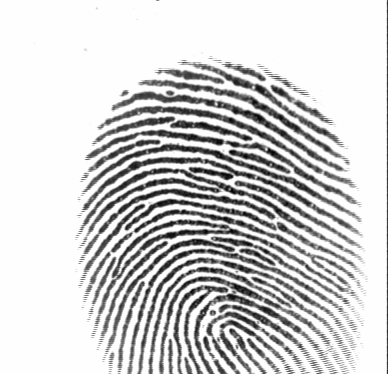
%> input picture FVC2002/sample/A.tif, 388 x 374 px
$ octave --eval "result = ext_finger(imread('FVC2002/sample/A.tif'));"   (GNU Octave 9; MATLAB toolbox functions it lacks are replaced by stand-ins)
%> lines starting %> are read from the running program, lines starting %| are printed output that depends on the picture; in (x1, y1, x2, y2) boxes, pixels count from 0 and x2, y2 are one past the last pixel; in counts of white or black regions, pixels touching at a corner belong together; the program's own positions count from 1
### f_enhance.m
% Enhance fingerprint image
%
% Argument:   img - FingerPrint Image
%
% Returns:    binim   - binary image
%             mask    - binary mask
%             cimg1,2 - coherence image
%             oimg1,2 - The orientation image in radians.


function [ binim, mask, cimg1, cimg2, oimg1, oimg2 ] = f_enhance( img )
    enhimg =  fft_enhance_cubs(img,6);             % Enhance with Blocks 6x6
    enhimg =  fft_enhance_cubs(enhimg,12);         % Enhance with Blocks 12x12
    [enhimg,cimg2] =  fft_enhance_cubs(enhimg,24); % Enhance with Blocks 24x24
    blksze = 5;   thresh = 0.085;                  % FVC2002 DB1
    figure,imshow(enhimg),title('FFT enhanced image')
    normim = ridgesegment(enhimg, blksze, thresh);
    oimg1 = ridgeorient(normim, 1, 3, 3);          % FVC2002 DB1
    figure,imshow(normim),title('Normalized image')
    [enhimg,cimg1] =  fft_enhance_cubs(img, -1);
    [normim, mask] = ridgesegment(enhimg, blksze, thresh);
    oimg2 = ridgeorient(normim, 1, 3, 3);
    [freq, medfreq] = ridgefreq(normim, mask, oimg2, 32, 5, 5, 15);
    binim = ridgefilter(normim, oimg2, medfreq.*mask, 0.5, 0.5, 1) > 0;
end

### ext_finger.m
% Extracting feature from a fingerprint
%
% Usage:  [ ret ] = ext_finger( img, display_flag );
%
% arguments: img (FingerPrint Image), display_flag
%
% returns:    ret - Minutiae

function [ ret ] = ext_finger( img, display_flag )
    if nargin==1; display_flag=0; end
    block_size_c = 24; YA=0; YB=0; XA=0; XB=0;

% Enhancement

    if display_flag==1; fprintf(' >>> enhancement '); end
    yt=1; xl=1; yb=size(img,2); xr=size(img,1);
%> after `yb=size(img,2)`: yb = 388
%> after `xr=size(img,1)`: xr = 374
    for x=1:55
        if numel(find(img(x,:)<200)) < 8
           img(1:x,:) = 255;
           yt=x;
        end
    end
%> after the loop, yt = 55
    for x=225:size(img,1)
        if numel(find(img(x,:)<200)) < 3
           img(x-17:size(img,1),:) = 255;
           yb=x;
           break
        end
    end
    for y=200:size(img,2)
        if numel(find(img(:,y)<200)) < 1
           img(:,y:size(img,2)) = 255;
           xr=y;
           break
        end
    end
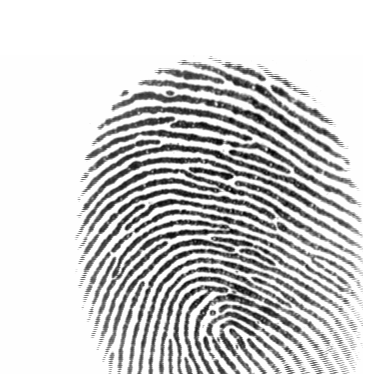
%> img: size 374x388 uint8; min 1, max 255, mean 209.2
%> after the loop, xr = 364
    for y=1:75
        if numel(find(img(:,y)<200)) < 1
           img(:,1:y) = 255;
           xl=y;
        end
    end
%> img: size 374x388 uint8; 16.49% of pixels changed, all inside (x1, y1, x2, y2) = (0, 55, 75, 374)
%> after the loop, xl = 75
%> the run ends on the next line
   figure;
   imshow(img), title('Original Image')
    [ binim, mask, cimg, cimg2, orient_img, orient_img_m ] = f_enhance(img); %redirects to f_enhance function
   figure;
   imshow(binim), title('Binary Image')

% Making Mask

    if display_flag==1; fprintf('done... \n >>> making mask '); end
    mask_t=mask;
    for y=19:size(mask,1)-block_size_c*2
        for x=block_size_c:size(mask,2)-block_size_c*2
          n_mask = 0;
          for yy=-1:1
              for xx=-1:1
                  y_t = y + yy *block_size_c;
                  x_t = x + xx *block_size_c;
                  if y_t > 0 && x_t > 0 && (y_t ~= y || x_t ~= x) && mask(y_t,x_t) == 0
                     n_mask = n_mask + 1;
                  end
              end
          end
          if n_mask == 0
             continue
          end
          if mask(y,x) == 0 || y > size(mask,1) - 20  ||  y < yt || y > yb || x < xl || x > xr
               cimg2(ceil(y/(block_size_c)), ceil(x/(block_size_c))) = 255;
               mask_t(y,x) = 0;
               continue;
          end
          for i = y:y+1
            for j = x-9:x+9
              if i > 0 && j > 0 && i < size(mask,1) && j < size(mask,2) && mask(i,j) > 0
              else
                 cimg2(ceil(y/(block_size_c)), ceil(x/(block_size_c))) = 255;
                 mask_t(y,x)=0;
                 break
              end
            end
          end
        end
    end
    mask=mask_t;
    inv_binim = (binim == 0);
    thinned =  bwmorph(inv_binim, 'thin',Inf);
    figure,imshow(thinned),title('thinned image')
    mask_t=mask;
    if numel(find(mask(125:150,150:250)>0)) > 0 && numel(find(mask(250:275,150:250)>0)) > 0
      mask(150:250,150:250)=1;
    end
    method=-1; core_y = 0; core_x = 0; core_val=0; lc=0;
    o_img=sin(orient_img); o_img(mask == 0) = 1;

    lower_t=0.1;
    [v,y]=min(cimg);
    [dt1,x]=min(v);
    delta1_y=y(x)*block_size_c/2; delta1_x=x*block_size_c/2;

    v(x)=255; v(x+1)=255;
    [dt2,x]=min(v);
    delta2_y=y(x)*block_size_c/2; delta2_x=x*block_size_c/2;

    v(x)=255; v(x+1)=255;
    [dt3,x]=min(v);
    delta3_y=y(x)*block_size_c/2; delta3_x=x*block_size_c/2;

    db=60;
    if dt1 < 1 && delta1_y+db < core_y && delta1_y > 15 || dt2 < 1 && delta2_y+db < core_y && delta2_y > 15 || dt3 < 1 && delta3_y+db < core_y && delta3_y > 15
        core_val=255;
    end
    for y=10:size(o_img,1)-10
        for x=10:size(o_img,2)-10
            s1=0; t=10; %few of bad cores here
            if y < 50 && x > 250
               t=11;
            end
            if y > 38
               yt=20;
            else
               yt=5;
            end
            if lc > 0.41 && (core_y + 60 < y)
               break;
            end
            if mask(y,x)==0 || mask(max(y-t,1),x)==0 || mask(y,min(x+t, size(o_img,2)))==0 || mask(y,max(x-t,1))==0 || mask(max(y-t,1),min(x+t,size(o_img,2)))==0 || mask(max(y-t,1),max(x-t,1))==0 || o_img(y,x) < lc || o_img(y,x) < 0.1
               continue
            end
            if dt1 < 1 && delta1_y+db < y && delta1_y > 15 || dt2 < 1 && delta2_y+db < y &&    delta2_y > 15 || dt3 < 1 && delta3_y+db < y && delta3_y > 15
               continue
            end
            test_m=min(o_img(1:y-yt,max((x-10),1):min(x+10,size(o_img,2)) ));
            if numel(test_m)>0 && min(test_m) >= 0.17
               continue
            end
            for a=y:y+2
                for b=x:x+1
                    s1=s1+o_img(a,b);
                end
            end
            s1=s1/6; s2=[]; i=1;
            for a=y-3:y-1
                for b=x:x+1
                    s2(i)=o_img(a,b);
                    i=i+1;
                end
            end
            if min(s2) < lower_t
               s2=sum(s2)/6;
            else
               s2=s1;
            end
            s3=[]; i=1;
            for a=y:y+2
                for b=x+2:x+3
                    s3(i)=o_img(a,b);
                    i=i+1;
                end
            end
            if min(s3) < lower_t
               s3=sum(s3)/6;
            else
               s3=s1;
            end
            s4=[]; i=1;
            for a=y:y+2
                for b=x-2:x-1
                    s4(i)=o_img(a,b);
                    i=i+1;
                end
            end
            if min(s4) < lower_t
               s4=sum(s4)/6;
            else
               s4=s1;
            end
            s5=[];
            i=1;
            for a=y-3:y-1
                for b=x-2:x-1
                    s5(i)=o_img(a,b);
                    i=i+1;
                end
            end
            if min(s5) < lower_t
               s5=sum(s5)/6;
            else
              s5=s1;
            end
            s6=[]; i=1;
            for a=y-3:y-1
                for b=x+2:x+3
                    s6(i)=o_img(a,b);
                    i=i+1;
                end
            end
            if min(s6) < lower_t
              s6=sum(s6)/6;
            else
              s6=s1;
            end
            if s1-s2 > core_val
               core_val=s1-s2;
               core_x=x;
               core_y=y;
               lc=o_img(y,x);
               method=1;
            end
            if s1-s3 > core_val
               core_val=s1-s3;
               core_x=x;
               core_y=y;
               lc=o_img(y,x);
               method=2;
            end
            if x < 300 && s1-s4 > core_val
               core_val=s1-s4;
               core_x=x;
               core_y=y;
               lc=o_img(y,x);
               method=3;
            end
            if x < 300 && s1-s5 > core_val
               core_val=s1-s5;
               core_x=x;
               core_y=y;
               lc=o_img(y,x);
               method=4;
            end
            if s1-s6 > core_val
               core_val=s1-s6;
               core_x=x;
               core_y=y;
               lc=o_img(y,x);
               method=5;
            end
        end
    end
    if core_y > 37
       yt=20;
    else
       yt=5;
    end
    test_smooth = 100;
    if core_y > 0
       test_smooth= sum(sum(o_img(core_y-yt-5:core_y-yt+5,core_x-5:core_x+5)));
    end
    if lc > 0.41 && (test_smooth < 109.5 && method~=2 || test_smooth < 100) %&& min(min(o_img(1:core_y-yt,core_x-10:core_x+10))) < 0.17
       start_t=0;
       core_val=1/(core_val+1);
    else
       core_x=0;
       core_y=0;
       core_val = 255;
    end
    mask=mask_t; path_len = 45;
figure,imshow(mask),title('MASK image')
% Finding Minutiae

    if display_flag==1; fprintf('done... \n >>> finding minutiae '); end
    minu_count = 1;
    minutiae(minu_count, :) = [0,0,0,0,0,1];
    min_path_index = [];
    % loop through image and find minutiae, ignore certain pixels for border
    for y=20:size(img,1)-14
        for x=21:size(img,2)-21
            if (thinned(y, x) == 1) % only continue if pixel is white
                % calculate CN from Raymond Thai
                CN = 0; sx=0; sy=0;
                for i = 1:8
                  t1 = p(thinned, x, y, i);
                  t2 = p(thinned, x, y, i+1);
                  CN = CN + abs (t1-t2);
                end
                CN = CN / 2;
                if ((CN == 1) || (CN == 3)) %&& mask(y,x) > 0
                   skip=0;
                   for i = y-5:y+5
                        for j = x-5:x+5
                          if i>0 && j>0 && mask(i,j) == 0
                             skip=1;
                          end
                        end
                   end
                   if skip == 1
                      continue;
                   end
                   t_a=[];
                   c = 0;
                   for e=y-1:y+1
                       for f=x-1:x+1
                           c = c + 1;
                           t_a(c) = orient_img_m(e,f);
                       end
                   end
                   m_o = median(t_a); m_f = 0;
                   if CN == 3
                      [CN, prog, sx, sy,ang]=test_bifurcation(thinned, x,y, m_o, core_x, core_y);
                      if prog < 3
                         continue
                      end
                      if ang < pi
                         m_o = mod(m_o+pi,2*pi);
                      end
                   else
                      progress=0;
                      xx=x; yy=y; pao=-1; pos=0;
                      while progress < 15 && xx > 1 && yy > 1 && yy<size(img,1) && xx<size(img,2) && pos > -1
                            pos=-1;
                            for g = 1:8
                                [ta, xa, ya] = p(thinned, xx, yy, g);
                                [tb, xb, yb] = p(thinned, xx, yy, g+1);
                                if (ta > tb)  && pos==-1 && g ~= pao
                                   pos=ta;
                                   if g < 5
                                      pao = 4 + g;
                                   else
                                      pao = mod(4 + g, 9) + 1;
                                   end
                                   xx=xa; yy=ya;
                                end
                            end
                            progress=progress+1;
                      end
                      if progress < 10
                         continue
                      end
                      if mod(atan2(y-yy,xx-x), 2*pi) > pi
                         m_o=m_o+pi;
                      end
                   end
                   minutiae(minu_count, :) = [ x, y, CN, m_o, m_f, 1];
                   min_path_index(minu_count, :) = [sx sy];
                   minu_count = minu_count + 1;
                end
            end % if pixel white
        end % for y
    end % for x

% Filtering False Minutiae

    if display_flag==1; fprintf('done...\n >>> filtering false minutiae '); end
    minu_count = minu_count -1;
    t_minutiae = [];
    t_minu_count = 1;
    t_mpi = [];
    for i=1:minu_count
        X = minutiae(i,1); Y = minutiae(i,2);
        rc=0;
        for y=max(Y-2,1):min(Y+2, size(binim,1))
            if rc > 0
               break
            end
            for x=max(X-2,1):min(X+2, size(binim,2))
                if mask(y,x) == 0
                   rc = rc + 1;
                   break
                end
            end
        end
        if rc > 0
             continue;
        else
            t_minutiae(t_minu_count, :) = minutiae(i, :);
            t_mpi(t_minu_count, :) = min_path_index(i, :);
            t_minu_count = t_minu_count + 1;
        end
    end
    minutiae = t_minutiae;
    min_path_index = t_mpi;
    minu_count = size(minutiae,1);
    t_minu_count = 1; t_minutiae = [];
    dist_m = dist2(minutiae(:,1:2), minutiae(:,1:2));
    dist_test=49;
    for i=1:minu_count
      reject_flag = 0;
      P_x = minutiae(i,1); P_y = minutiae(i,2);
      for j = i + 1 : minu_count
        if dist_m(i,j) <= dist_test
           reject_flag = 1;
        end
      end
      if reject_flag == 0 && mask(P_y, P_x) > 0
         reverse_p = 0;
         if min_path_index(i,1) == 0
           x = P_x;
           y = P_y;
         else
           x =  min_path_index(i,1);
           y =  min_path_index(i,2);
         end
         p1x=P_x; p1y=P_y;
         x1=x; y1=y;
         iter = 0;
         for m=1:path_len
               iter = iter + 1;
               cn = 0;
               for ii = 1:8
                   t1 = p(thinned, x1, y1, ii);
                   t2 = p(thinned, x1, y1, ii+1);
                   cn = cn + abs (t1-t2);
               end
               cn = cn / 2;
               if cn ~= 3 && cn ~= 4 || m == 1
                  for n=1:8
                      if reverse_p == 0 || iter > 1
                         [ta, xa, ya] = p(thinned, x1, y1, n);
                      else
                         [ta, xa, ya] = p(thinned, x1, y1, 9-n);
                      end
                      if ta == 1 && (xa ~= p1x || ya ~= p1y) && (xa ~= x || ya ~= y)
                         p1x = x1; p1y = y1;
                         x1 = xa; y1 = ya;
                         break;
                      end
                  end
               end
         end
         t_minutiae(t_minu_count, :) = minutiae(i, :);
         t_minu_count = t_minu_count + 1;
      end
    end
    minutiae = t_minutiae;
    minu_count = t_minu_count-1;
    tmpvec1 = size(img,1).*ones(minu_count,1);
    tmpvec2 = ones(minu_count,1);
    minutiae_for_sc = [minutiae(:,1)/size(img,2) (tmpvec1 - minutiae(:,2) + tmpvec2)/size(img,1)];
    dist_m = sqrt(dist2(minutiae_for_sc(:,1:2), minutiae_for_sc(:,1:2)));
    for i=1:minu_count
      [d,ind] = sort(dist_m(i,:));
      for j = 1 : minu_count
        if  dist_m(i,ind(j)) == 0
           continue
        end
        theta_t = mod(atan2(minutiae(i,2) - minutiae(ind(j),2), minutiae(i,1) - minutiae(ind(j),1)), 2*pi);
        ridge_count = 0;
        p_y = minutiae(i,2);  p_x = minutiae(i,1);
        t_x = 0; t_y = 0;
        current=1; radius = 1;
        while p_y ~= minutiae(ind(j),2)
            if thinned(p_y, p_x) > 0  && current == 0 && (t_x ~= p_x || t_y ~= p_y)
               current = 1;
               ridge_count = ridge_count + 1;
            else
                 if thinned(p_y, p_x) == 0
                    current = 0;
                 end
            end
            t_x = p_x; t_y = p_y;
            p_x = round(minutiae(i,1) - radius*cos(theta_t));
            p_y = round(minutiae(i,2) - radius*sin(theta_t));
            radius = radius + 1;
        end
      end
    end
    if core_val < 1
      minutiae(minu_count+1, :) = [core_x, core_y, 5, start_t, 0,1];
      minu_count = minu_count + 1;
    end
    if dt1 < 1
       minutiae(minu_count+1, :) = [delta1_x, delta1_y, 7, 0, 1,1];
       minu_count = minu_count + 1;
    end
    if dt2 < 1
       minutiae(minu_count+1, :) = [delta2_x, delta2_y, 7, 0, 1,1];
       minu_count = minu_count + 1;
    end
    if dt3 < 1
       minutiae(minu_count+1, :) = [delta3_x, delta3_y, 7, 0, 1,1];
       minu_count = minu_count + 1;
    end

% Return Minutiae

    if display_flag == 1
        fprintf('done...\n');
        minutiae_img = uint8(zeros(size(img, 1),size(img, 2), 3));
        for i=1:minu_count
        x1 = minutiae(i, 1); y1 = minutiae(i, 2);
        if minutiae(i, 3) == 1                      %Termination
           if minutiae(i, 4) > pi
            for k = y1-2: y1 + 2
              for l = x1-2: x1 + 2
                minutiae_img(k, l,:) = [255, 0, 0];
              end
            end
           else
            for k = y1-2: y1 + 2
              for l = x1-2: x1 + 2
                minutiae_img(k, l,:) = [205, 100, 100];
              end
            end
           end
        elseif minutiae(i, 3) == 2            %Normal ridges
            for k = y1-2: y1 + 2
              for l = x1-2: x1 + 2
                minutiae_img(k, l,:) = [255, 0, 255];
              end
            end
        elseif minutiae(i, 3) == 3                  %Bifurcation
          if minutiae(i, 4) > pi
            for k = y1-2: y1 + 2
              for l = x1-2: x1 + 2
                minutiae_img(k, l,:) = [0, 0, 255];
              end
            end
          else
            for k = y1-2: y1 + 2
              for l = x1-2: x1 + 2
                minutiae_img(k, l,:) = [255, 0, 255];
              end
            end
          end
        elseif minutiae(i, 3) == 5
            for k = y1-4: y1 + 4
              for l = x1-4: x1 + 4
                minutiae_img(k, l,:) = [0, 255, 0];
              end
            end
        elseif minutiae(i, 3) > 5
            for k = y1-2: y1 + 2
              for l = x1-2: x1 + 2
                  minutiae_img(k, l,:) = [128, 128, 0]; % gold for delta
              end
            end
        end
        end
        combined = uint8(minutiae_img);
        for x=1:size(binim,2)
        for y=1:size(binim,1)
            if mask(y,x) == 0
                combined(y,x,:) = [0,0,0];
                continue
            end
            if (thinned(y,x)) % binim(y,x))
                combined(y,x,:) = [255,255,255];
            else
                combined(y,x,:) = [0,0,0];
            end % end if
            if ((minutiae_img(y,x,3) ~= 0) || (minutiae_img(y,x,1) ~= 0) ) || (minutiae_img(y,x,2) ~= 0)
                combined(y,x,:) = minutiae_img(y,x,:);
            end
        end % end for y
        end % end for x
        if core_val < 1 && YA > 0
            for k = YA-2: YA + 2
              for l = XA-2: XA + 2
                 combined(k,l,:) = [20, 255, 250];
              end
            end
            for k = YB-2: YB + 2
              for l = XB-2: XB + 2
                 combined(k,l,:) = [20, 255, 250];
              end
            end
        end
        figure,
        subplot(1,2,1), subimage(img), title('Original image')
        subplot(1,2,2), subimage(combined), title('Minutiae')
    end
    ret=minutiae;
end

$ run again, on FVC2002/sample/B.tif
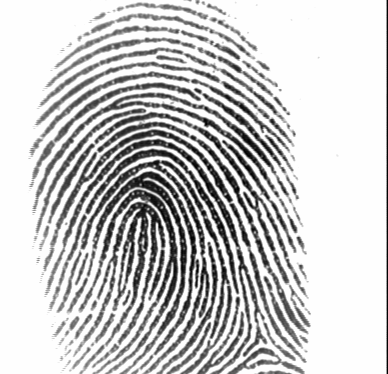
%> input picture FVC2002/sample/B.tif, 388 x 374 px
%> after the loop in ext_finger, `for x=1:55`: yt = 2
%> after the loop in ext_finger, `for y=200:size(img,2)`:
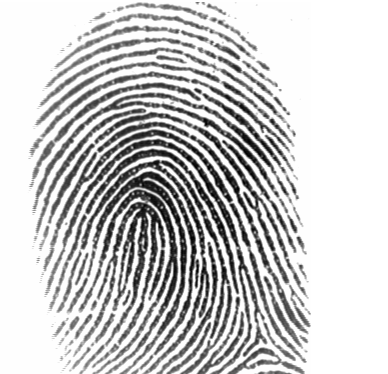
%> img: size 374x388 uint8; min 1, max 255, mean 202.4
%> after the loop in ext_finger, `for y=200:size(img,2)`: xr = 312
%> after the loop in ext_finger, `for y=1:75`: xl = 29

$ run again, on FVC2002/sample/C.tif
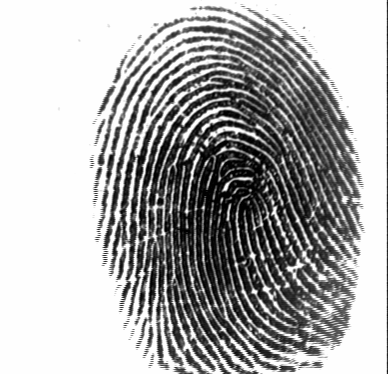
%> input picture FVC2002/sample/C.tif, 388 x 374 px
%> after the loop in ext_finger, `for x=1:55`: yt = 6
%> after the loop in ext_finger, `for y=200:size(img,2)`:
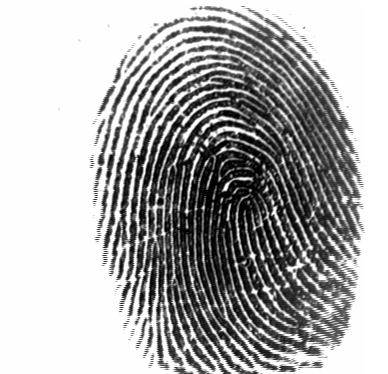
%> img: size 374x388 uint8; min 1, max 255, mean 174
%> after the loop in ext_finger, `for y=200:size(img,2)`: xr = 366
%> after the loop in ext_finger, `for y=1:75`: xl = 75
